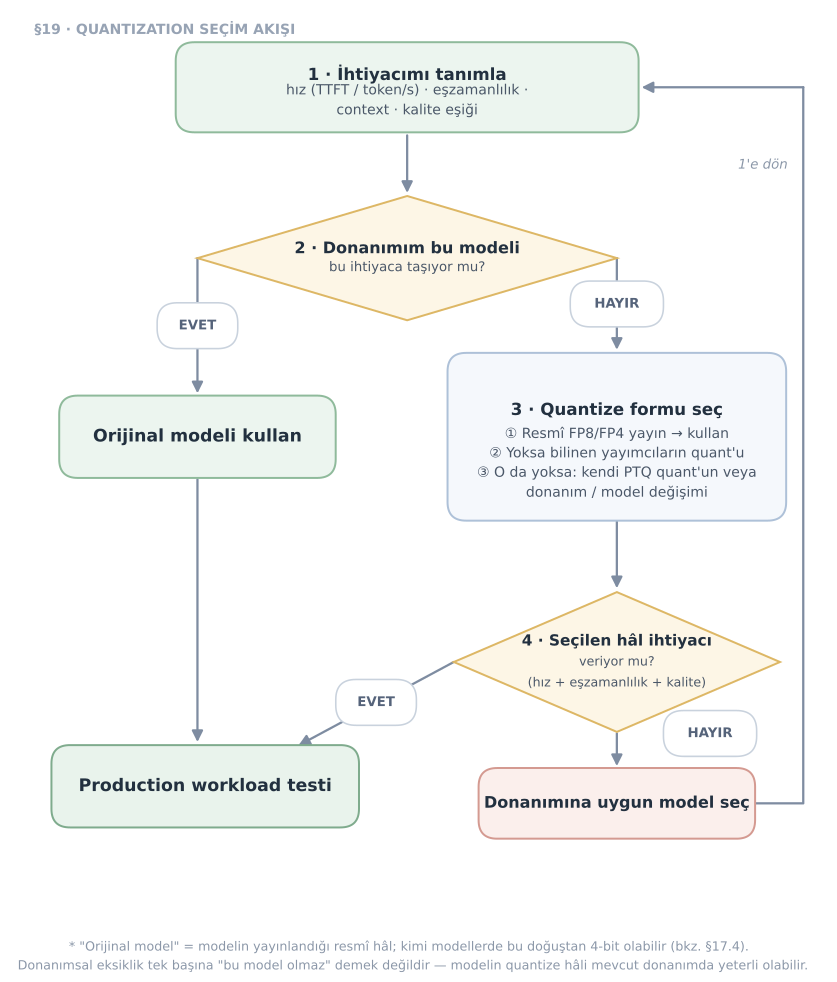

The Python source for this figure:
#!/usr/bin/env python3
# -*- coding: utf-8 -*-
"""
LLM Quantization Seçim Rehberi — §19 Quantization Seçim Akışı
Estetik akış şeması üretici (PNG + SVG). Sade palet, yuvarlatılmış kartlar,
topaklı ok etiketleri, hizalı bağlantılar.
"""

import matplotlib
matplotlib.use("Agg")
import matplotlib.pyplot as plt
from matplotlib.patches import FancyBboxPatch, FancyArrowPatch, Polygon

FONT = "DejaVu Sans"
INK = "#22303F"      # ana metin
SUB = "#4A5768"      # ikincil metin
LINE = "#7E8CA1"     # bağlayıcılar
EDGE_LBL = "#55637A"

PAL = {
    "start":  ("#ECF5EF", "#8FBA9B"),
    "normal": ("#F5F8FC", "#AEC1D8"),
    "dec":    ("#FDF6E6", "#DDB765"),
    "exit":   ("#FBEFEC", "#D49A91"),
    "end":    ("#E9F3EC", "#7FAB8D"),
}

fig, ax = plt.subplots(figsize=(11.5, 11.4))
ax.set_xlim(0, 104)
ax.set_ylim(-2.5, 106)
ax.set_aspect("equal")
ax.axis("off")
fig.patch.set_facecolor("#FFFFFF")


def card(cx, cy, w, h, title, subs=(), kind="normal",
         fs_t=12.5, fs_s=10.5, round_size=2.4):
    fc, ec = PAL[kind]
    x, y = cx - w / 2, cy - h / 2
    ax.add_patch(FancyBboxPatch(
        (x, y), w, h,
        boxstyle=f"round,pad=0.8,rounding_size={round_size}",
        linewidth=1.5, edgecolor=ec, facecolor=fc, zorder=3))
    if subs:
        ax.text(cx, cy + 0.17 * h, title, ha="center", va="center",
                fontsize=fs_t, fontweight="bold", color=INK,
                fontfamily=FONT, zorder=4)
        ax.text(cx, cy - 0.17 * h, "\n".join(subs), ha="center", va="center",
                fontsize=fs_s, color=SUB, fontfamily=FONT,
                zorder=4, linespacing=1.55)
    else:
        ax.text(cx, cy, title, ha="center", va="center",
                fontsize=fs_t + 0.5, fontweight="bold", color=INK,
                fontfamily=FONT, zorder=4)


def diamond(cx, cy, w, h, lines, fs=(12, 10)):
    fc, ec = PAL["dec"]
    pts = [(cx, cy + h / 2), (cx + w / 2, cy), (cx, cy - h / 2), (cx - w / 2, cy)]
    ax.add_patch(Polygon(pts, closed=True, linewidth=1.5,
                         edgecolor=ec, facecolor=fc, zorder=3))
    n = len(lines)
    for i, ln in enumerate(lines):
        size = fs[0] if i == 0 else fs[1]
        weight = "bold" if i == 0 else "normal"
        color = INK if i == 0 else SUB
        dy = (n - 1) / 2 - i
        ax.text(cx, cy + dy * (h * 0.15), ln, ha="center", va="center",
                fontsize=size, fontweight=weight, color=color,
                fontfamily=FONT, zorder=4)


def arrow(p1, p2, lw=1.7):
    ax.add_patch(FancyArrowPatch(
        p1, p2, arrowstyle="-|>", mutation_scale=17,
        linewidth=lw, color=LINE, zorder=2,
        shrinkA=0, shrinkB=0,
        connectionstyle="arc3,rad=0"))


def pill(x, y, txt):
    w = 3.2 + 1.62 * len(txt)
    h = 5.2
    ax.add_patch(FancyBboxPatch(
        (x - w / 2, y - h / 2), w, h,
        boxstyle="round,pad=0.35,rounding_size=2.6",
        linewidth=1.2, edgecolor="#C9D2DD", facecolor="#FFFFFF", zorder=5))
    ax.text(x, y, txt, ha="center", va="center", fontsize=10,
            fontweight="bold", color=EDGE_LBL, fontfamily=FONT, zorder=6)


# ------------------------------------------------------------------ düğümler
card(50, 96, 58, 10,
     "1 · İhtiyacımı tanımla",
     ("hız (TTFT / token/s) · eşzamanlılık ·", "context · kalite eşiği"),
     kind="start")

diamond(50, 74, 54, 16,
        ("2 · Donanımım bu modeli", "bu ihtiyaca taşıyor mu?"))

card(23, 51, 34, 9,
     "Orijinal modeli kullan", kind="start")

card(77, 51, 42, 20,
     "3 · Quantize formu seç",
     ("① Resmî FP8/FP4 yayın → kullan",
      "② Yoksa bilinen yayımcıların quant'u",
      "③ O da yoksa: kendi PTQ quant'un veya",
      "donanım / model değişimi"))

diamond(77, 22, 42, 18,
        ("4 · Seçilen hâl ihtiyacı", "veriyor mu?",
         "(hız + eşzamanlılık + kalite)"), fs=(11.5, 9.5))

card(24, 6, 38, 9,
     "Production workload testi", kind="end")

card(77, 3.8, 34, 7.5,
     "Donanımına uygun model seç", kind="exit", fs_t=11.5)


# ------------------------------------------------------------------ oklar
arrow((50, 89.8), (50, 82.4))              # 1 -> 2
arrow((23, 74), (23, 56.6))                # 2 EVET -> orijinal modeli kullan
arrow((77, 74), (77, 62.2))                # 2 HAYIR -> 3. quantize form
arrow((77, 40.1), (77, 31.5))              # 3 -> 4
arrow((23, 45.5), (23, 11.7))              # orijinal -> production
arrow((56, 22), (36, 11.25))               # 4 EVET -> production (elmas ucu -> kart üst çizgisi)
arrow((77, 12.8), (77, 8.6))               # 4 HAYIR -> donanımına uygun model seç

# "Donanımına uygun model seç" -> 1'e dön (sağ kenardan, dirsekli)
ax.plot([94.8, 101, 101], [3.8, 3.8, 96], color=LINE, lw=1.7,
        solid_capstyle="round", solid_joinstyle="round", zorder=2)
arrow((101, 96), (80.2, 96))

# ------------------------------------------------------------------ etiketler
pill(23, 65.3, "EVET")
pill(77, 68.1, "HAYIR")
pill(46, 16.8, "EVET")
pill(89, 12.8, "HAYIR")
ax.text(99, 86, "1'e dön", ha="right", va="center", fontsize=10,
        style="italic", color="#8B97A8", fontfamily=FONT)

# ------------------------------------------------------------------ başlık + dipnot
ax.text(2, 103.5, "§19 · QUANTIZATION SEÇİM AKIŞI", ha="left", va="center",
        fontsize=10.5, fontweight="bold", color="#97A3B4", fontfamily=FONT)

fig.text(0.5, 0.015,
         '* "Orijinal model" = modelin yayınlandığı resmî hâl; kimi modellerde bu doğuştan 4-bit olabilir (bkz. §17.4).\n'
         '  Donanımsal eksiklik tek başına "bu model olmaz" demek değildir — modelin quantize hâli mevcut donanımda yeterli olabilir.',
         ha="center", va="center", fontsize=9.5, color="#8B97A8",
         fontfamily=FONT, linespacing=1.6)

fig.savefig("quantization-secim-akisi-19.png", dpi=200, facecolor="white",
            bbox_inches="tight")
fig.savefig("quantization-secim-akisi-19.svg", facecolor="white",
            bbox_inches="tight")
print("Kaydedildi: quantization-secim-akisi-19.png / .svg")
